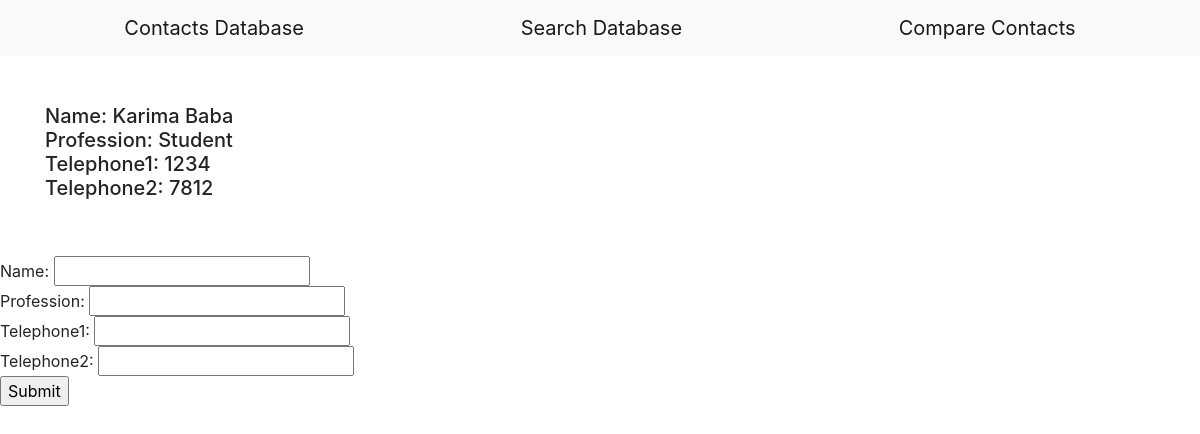
Screenshot of /updatePage/19 with the database file from the repository.
### main/models.py (models this page shows)
class ContactsBook(models.Model):
    name = models.CharField(max_length=100)
    profession = models.CharField(max_length=100)
    telephone1 = models.IntegerField(max_length=7)
    telephone2 = models.IntegerField(max_length=7)

### main/views.py (the view)
# urls.py: path("updatePage/<int:id>", views.updatePage, name="updatePage"),
def updatePage(request, id):
  contact= ContactsBook.objects.get(id=id)
  form= PhoneForm(instance=contact)
  form= PhoneForm(request.POST, instance=contact)
  context ={"form":form, "contact": contact}
  return render(request, "update.html",context)

### main/forms.py
class PhoneForm(forms.ModelForm):
  class Meta:
    model = ContactsBook
    fields = ('name','profession','telephone1','telephone2')

### main/templates/update.html (shortened to what this page needs)
<!DOCTYPE html>
<html>
   <head>
    <link rel="stylesheet" href="https://stackpath.bootstrapcdn.com/bootstrap/4.4.1/css/bootstrap.min.css">
  </head>
  <body>
    {% load crispy_forms_tags %}
      <nav class="navbar navbar-light bg-light">
        <a class="navbar-brand mx-auto" href="/">
          Contacts Database
        </a>
        <a class="navbar-brand mx-auto" href="searchPage">
          Search Database
        </a>
        <a class="navbar-brand mx-auto" href="comparePage">
          Compare Contacts
        </a>
      </nav>
      <br><br>
      <div class="container">
        <h5>
          Name: {{contact.name}} <br>
          Profession: {{ contact.profession }} <br>
          Telephone1: {{ contact.telephone1 }} <br>
          Telephone2: {{ contact.telephone2 }} <br>
        </h5>
      </div>
      <br><br>
      <form action="update/{{contact.id}}" method="post">
        Name: <input name="name" id="name" >
        <br>
        Profession: <input name="profession" id="profession">
        <br>
        Telephone1: <input name="telephone1" id="telephone1">
        <br>
        Telephone2: <input name="telephone2" id="telephone2">
        <br>
        <input type="submit" value="Submit">
      </form>
  </body>
</html>

### rows the page displays
ContactsBook: name "Karima Baba", profession "Student", telephone1 "1234", telephone2 "7812"
